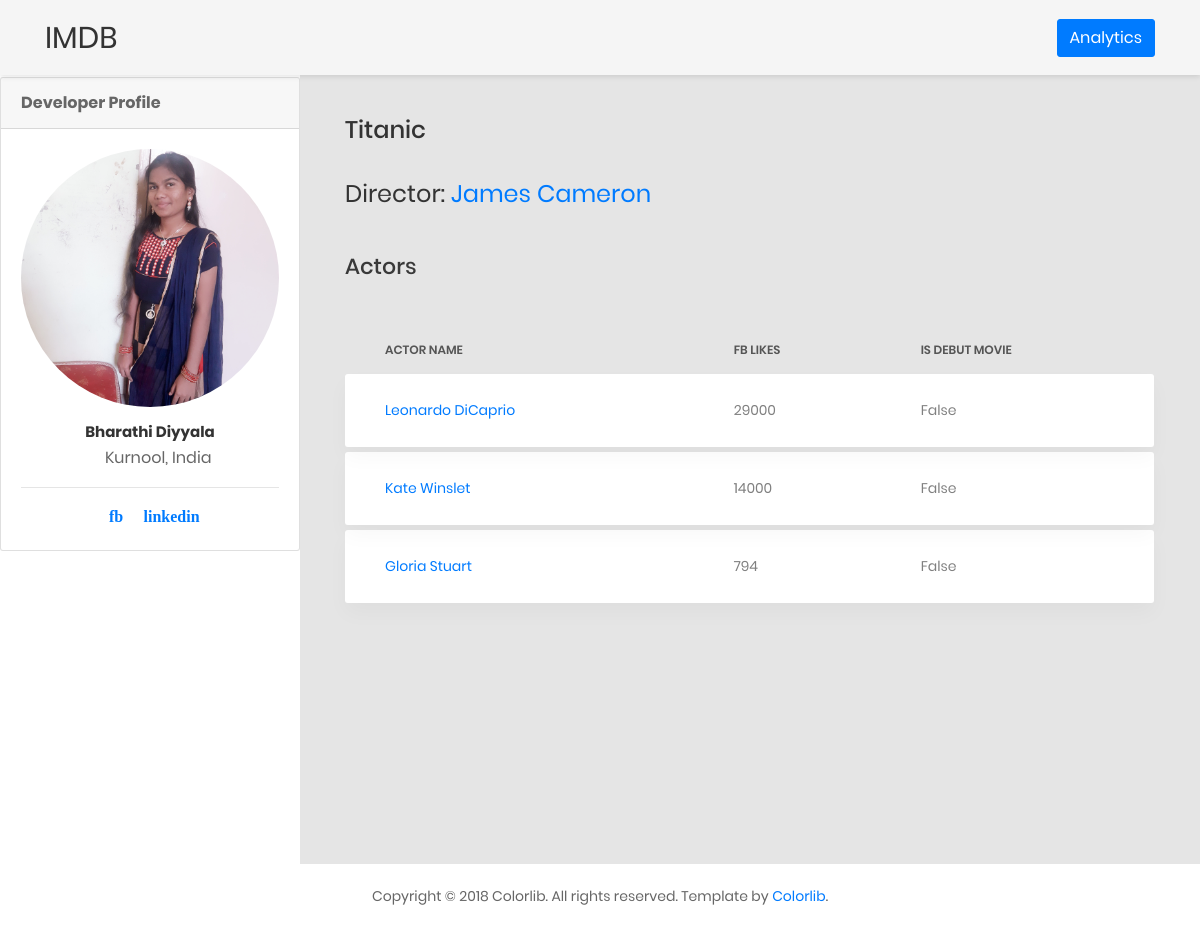
The app's page /imdb/movie/8b7f775d-571d-4c2c-90e6-eb243673c043/ with its own data.
### imdb/models.py (models this page shows)
class Movie(models.Model):
    movie_id=models.CharField(max_length=100,primary_key=True)
    name=models.CharField(max_length=100)
    budget=models.CharField(max_length=15)
    box_office_collection_in_crores=models.IntegerField()
    year_of_release=models.CharField(max_length=4)
    likes_on_fb=models.IntegerField()
    average_rating=models.FloatField(default=0)
    genre=models.CharField(max_length=200)
    language=models.CharField(max_length=30)
    country=models.CharField(max_length=30)
    no_of_users_voted=models.CharField(max_length=15)
    actors=models.ManyToManyField(Actor,through='Cast')
    director_name=models.ForeignKey(Director,on_delete=models.CASCADE)

class Director(models.Model):
    name=models.CharField(max_length=100,unique=True)
    gender=models.CharField(max_length=6)
    no_of_facebook_likes=models.CharField(max_length=15)

class Cast(models.Model):
    movie=models.ForeignKey(Movie,on_delete=models.CASCADE)
    actor=models.ForeignKey(Actor,on_delete=models.CASCADE)
    role=models.CharField(max_length=50)
    is_debut_movie=models.BooleanField(default=False)

class Actor(models.Model):
    actor_id=models.CharField(max_length=100,primary_key=True)
    name=models.CharField(max_length=100)
    gender=models.CharField(max_length=6)
    fb_likes=models.CharField(max_length=15)

### imdb/views.py (the view)
# urls.py: path('movie/<uuid:movie_id>/', views.movie, name='movie'),
def movie(request,movie_id):
    actor={'actors':Cast.objects.filter(movie__movie_id=movie_id)}
    movie={'movies':Movie.objects.get(movie_id=movie_id)}
    actor.update(movie)
    return render(request,'imdb_movie.html',actor)

### imdb/templates/imdb_movie.html
{% extends 'base.html' %}
{% load static %}
{% block content %}
<div class="row">
    <div class="col-md-12">
        <h2 class="heading-title m-b-35">{{ movies.name }}</h2>
        <h3 class="title-3 m-b-45">Director: <a href="/imdb/director/{{ movies.director_name.name }}/">{{ movies.director_name.name }}</a></h3>
        <h3 class="title-5 m-b-45">Actors</h3>
        <div class="table-responsive table-responsive-data2">
            <table class="table table-data2">
                <thead>
                <tr>
                    <th>Actor Name</th>
                    <th>FB Likes</th>
                    <th>Is debut movie</th>
                </tr>
                </thead>
                <tbody>
                {% for act in actors %}
                <tr class="tr-shadow">
                    <td >
                        <a href="/imdb/actor/{{ act.actor.actor_id }}/">{{ act.actor.actor_id }}</a>
                    </td>
                    <td>{{ act.actor.fb_likes }}</td>
                    <td>
                       {{ act.is_debut_movie}}
                    </td>
                </tr>
                <tr class="spacer"></tr>
                {% endfor %}
                </tbody>
            </table>
        </div>
    </div>
</div>
{% endblock %}

### records on screen
Movie: name "Titanic", director_name.name "James Cameron"
Cast: actor.actor_id "Leonardo DiCaprio", actor.fb_likes "29000", is_debut_movie "False"
Cast: actor.actor_id "Kate Winslet", actor.fb_likes "14000", is_debut_movie "False"
Cast: actor.actor_id "Gloria Stuart", actor.fb_likes "794", is_debut_movie "False"
